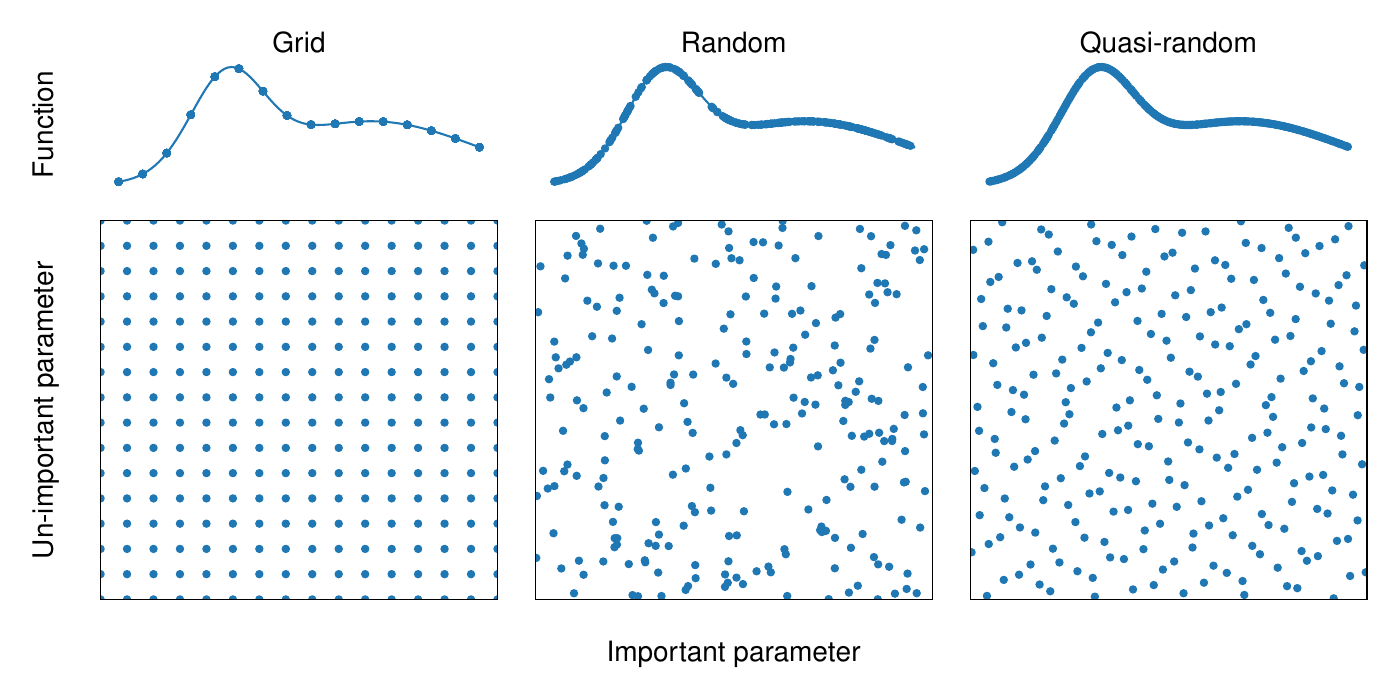

This chart was generated by the following Python code:
#!/usr/bin/env python3
"""
Benefit of quasi-random over random and grid search
===================================================
"""

import numpy as np

import matplotlib.pyplot as plt
from matplotlib import rc

from qmcpy import Sobol
from style import make_style


ln2_npoints = 8
npoints = 2**ln2_npoints
np.random.seed(125)


def peak(x, mu, sigma):
    """
    @returns Gaussian peak
    """
    return np.exp(-(x - mu)**2 / (2. * sigma**2))

def important(x):
    """
    @brief Function of important variable; two peaks
    """
    return peak(x, 0.7, 0.3) + 1.4 * peak(x, 0.3, 0.1)

if __name__ == "__main__":

    # Set plot styling
    make_style()
    rc("lines", markersize=5)
    rc('font', **{'size': 22})
    rc('axes', **{'titlesize': 22, 'labelsize': 22})
    rc('figure', **{'titlesize': 22})

    # Create figure
    fig, ax = plt.subplots(nrows=2, ncols=3, figsize=(14, 7), gridspec_kw={'height_ratios': [1, 3]})

    x = np.linspace(0, 1., 100)
    y = important(x)
    for a in ax[0]:
        a.plot(x, y)

    # grid
    points_per_dim = int(2**(ln2_npoints / 2))
    points = [points_per_dim] * 2
    grid = np.array(list(np.ndindex(*points)))
    grid = grid / grid.max()
    ax[1, 0].scatter(grid[:, 0], grid[:, 1])
    ax[0, 0].set_title("Grid")
    ax[0, 0].scatter(grid[:, 0], important(grid[:, 0]))

    # random
    sample = np.random.rand(npoints, 2)
    ax[1, 1].scatter(sample[:, 0], sample[:, 1])
    ax[0, 1].set_title("Random")
    ax[0, 1].scatter(sample[:, 0], important(sample[:, 0]))

    # quasi-random - sobol
    sampler = Sobol(dimension=2, randomize=True, seed=7)
    qsample = sampler.gen_samples(npoints)
    ax[1, 2].scatter(qsample[:, 0], qsample[:, 1])
    ax[0, 2].set_title("Quasi-random")
    ax[0, 2].scatter(qsample[:, 0], important(qsample[:, 0]))

    for a in ax[1]:
        a.set_xlim(0, 1)
        a.set_ylim(0, 1)
        a.get_xaxis().set_ticks([])
        a.get_yaxis().set_ticks([])

    ax[1, 1].set_xlabel('Important parameter', labelpad=30)
    ax[1, 0].set_ylabel('Un-important parameter', labelpad=30)
    ax[0, 0].set_ylabel('Function', labelpad=30)

    for a in ax[0]:
        for side in ['top', 'right', 'bottom', 'left']:
            a.spines[side].set_visible(False)
            a.tick_params(axis='both', which='both', labelbottom=False, labelleft=False, bottom=False, left=False)

    plt.tight_layout()
    plt.savefig("quasi_random.pdf")
